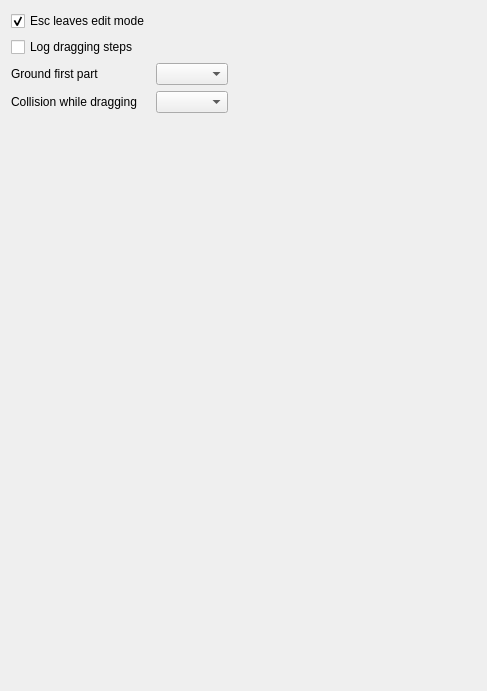
<?xml version="1.0" encoding="UTF-8"?>
<ui version="4.0">
 <class>AssemblyGui::DlgSettingsAssembly</class>
 <widget class="QWidget" name="AssemblyGui::DlgSettingsAssembly">
  <property name="geometry">
   <rect>
    <x>0</x>
    <y>0</y>
    <width>487</width>
    <height>691</height>
   </rect>
  </property>
  <property name="windowTitle">
   <string>General</string>
  </property>
  <layout class="QGridLayout" name="verticalLayout_1">
   <item row="0" column="0">
    <widget class="Gui::PrefCheckBox" name="checkBoxEnableEscape">
     <property name="toolTip">
      <string>Allows leaving edit mode when pressing the Esc key</string>
     </property>
     <property name="text">
      <string>Esc leaves edit mode</string>
     </property>
     <property name="checked">
      <bool>true</bool>
     </property>
     <property name="prefEntry" stdset="0">
      <cstring>LeaveEditWithEscape</cstring>
     </property>
     <property name="prefPath" stdset="0">
      <cstring>Mod/Assembly</cstring>
     </property>
    </widget>
   </item>
   <item row="1" column="0">
    <widget class="Gui::PrefCheckBox" name="checkBoxSolverDebug">
     <property name="toolTip">
      <string>Log the dragging steps of the solver. Useful to report a bug.
The files are named "runPreDrag.asmt" and "dragging.log" and are located in the default directory of std::ofstream (on Windows it's the desktop)</string>
     </property>
     <property name="text">
      <string>Log dragging steps</string>
     </property>
     <property name="checked">
      <bool>false</bool>
     </property>
     <property name="prefEntry" stdset="0">
      <cstring>LogSolverDebug</cstring>
     </property>
     <property name="prefPath" stdset="0">
      <cstring>Mod/Assembly</cstring>
     </property>
    </widget>
   </item>
   <item row="2" column="0">
    <widget class="QLabel" name="groundFirstPartLabel">
     <property name="text">
      <string>Ground first part</string>
     </property>
    </widget>
   </item>
   <item row="2" column="1">
    <widget class="QComboBox" name="groundFirstPart">
     <property name="toolTip">
      <string>When inserting the first part in the assembly, it can be grounded automatically</string>
     </property>
     <property name="currentIndex">
      <number>0</number>
     </property>
    </widget>
   </item>
   <item row="2" column="2">
    <spacer name="horSpacer">
     <property name="orientation">
      <enum>Qt::Horizontal</enum>
     </property>
     <property name="sizeHint" stdset="0">
      <size>
       <width>20</width>
       <height>20</height>
      </size>
     </property>
    </spacer>
   </item>
   <item row="3" column="0">
    <widget class="QLabel" name="dragCollisionLabel">
     <property name="text">
      <string>Collision while dragging</string>
     </property>
    </widget>
   </item>
   <item row="3" column="1">
    <widget class="QComboBox" name="dragCollision">
     <property name="toolTip">
      <string>What a drag does when it brings two components into collision: nothing, highlight them, or stop before they collide. Components that interfere when the drag starts are left out.</string>
     </property>
    </widget>
   </item>
   <item row="4" column="0">
    <spacer name="verticalSpacer">
     <property name="orientation">
      <enum>Qt::Vertical</enum>
     </property>
     <property name="sizeHint" stdset="0">
      <size>
       <width>20</width>
       <height>217</height>
      </size>
     </property>
    </spacer>
   </item>
  </layout>
 </widget>
 <customwidgets>
  <customwidget>
   <class>Gui::PrefCheckBox</class>
   <extends>QCheckBox</extends>
   <header>Gui/PrefWidgets.h</header>
  </customwidget>
 </customwidgets>
 <resources/>
 <connections/>
</ui>
